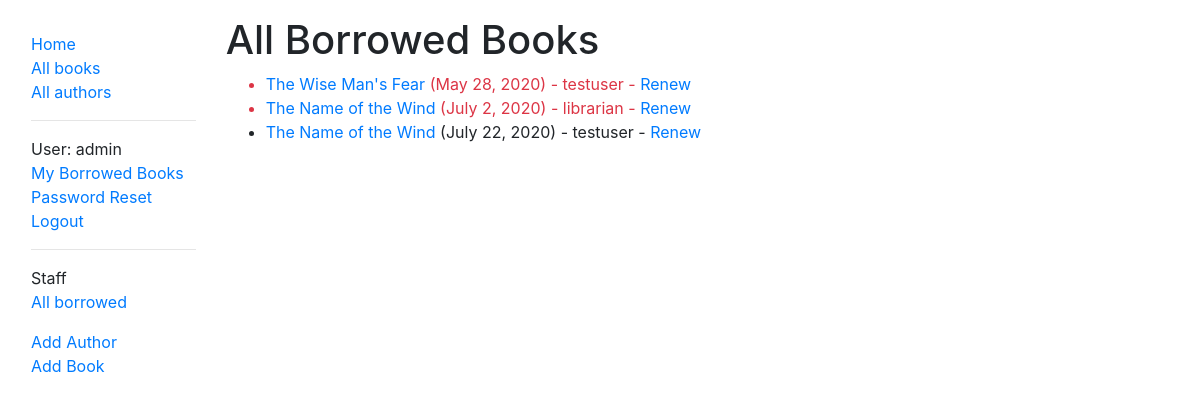
/catalog/borrowed/ (signed in), run on an earlier commit of the app's database.
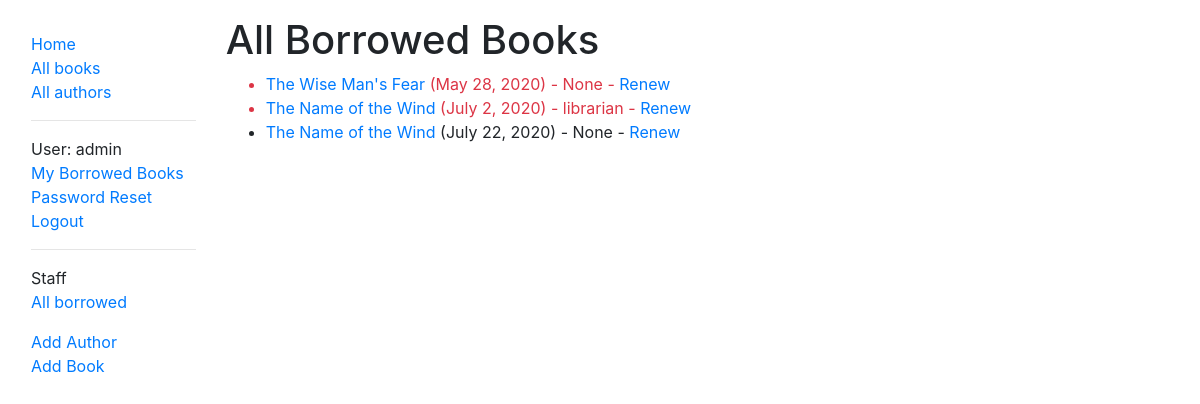
And on a later commit of the database.
### catalog/models.py (models this page shows, shortened)
class BookInstance(models.Model):
    id = models.UUIDField(primary_key=True, default=uuid.uuid4,
                          help_text='Unique ID for this particular book across whole library')
    book = models.ForeignKey(Book, on_delete=models.SET_NULL, null=True)
    imprint = models.CharField(max_length=200)
    due_back = models.DateField(null=True, blank=True)
    borrower = models.ForeignKey(
        User, on_delete=models.SET_NULL, null=True, blank=True)
    @property
    def is_overdue(self):
        if self.due_back and date.today() > self.due_back:
            return True
        return False
    LOAN_STATUS = (
        ('m', 'Maintenance'),
        ('o', 'On loan'),
        ('a', 'Available'),
        ('r', 'Reserved'),
    )
    status = models.CharField(
        max_length=1,
        choices=LOAN_STATUS,
        blank=True,
        default='m',
        help_text='Book availability',
    )
    class Meta:
        ordering = ['due_back']
        permissions = (("can_mark_returned", "Set book as returned"),)

class Book(models.Model):
    title = models.CharField(max_length=200)
    author = models.ForeignKey(Author, on_delete=models.SET_NULL, null=True)
    summary = models.TextField(
        max_length=1000, help_text='Enter a brief description of the book')
    isbn = models.CharField(
        'ISBN', max_length=13, help_text='13 Character <a href="https://www.isbn-international.org/content/what-isbn">ISBN number</a>')
    genre = models.ManyToManyField(
        Genre, help_text='Select a genre for this book')
    language = models.ForeignKey(
        Language, on_delete=models.SET_NULL, null=True)
    def display_genre(self):
        """Creates a string for the Genre. This is required to display genre in Admin."""
        return ', '.join([genre.name for genre in self.genre.all()[:3]])
    display_genre.short_description = 'Genre'

### catalog/views.py (the view)
# urls.py: path(r'borrowed/', views.LoanedBooksAllListView.as_view(), name='all-borrowed'),  # Added for challenge
class LoanedBooksAllListView(PermissionRequiredMixin, generic.ListView):
    model = BookInstance
    permission_required = 'catalog.can_mark_returned'
    template_name = 'catalog/bookinstance_list_borrowed_all.html'
    paginate_by = 10
    def get_queryset(self):
        return BookInstance.objects.filter(status__exact='o').order_by('due_back')

### templates/catalog/bookinstance_list_borrowed_all.html
{% extends "base_generic.html" %}
{% block content %}
    <h1>All Borrowed Books</h1>
    {% if bookinstance_list %}
    <ul>
      {% for bookinst in bookinstance_list %}
      <li class="{% if bookinst.is_overdue %}text-danger{% endif %}">
        <a href="{% url 'book-detail' bookinst.book.pk %}">{{bookinst.book.title}}</a>
        ({{ bookinst.due_back }}) {% if user.is_staff or perms.catalog %} - {{ bookinst.borrower }}{% endif %} {% if perms.catalog.can_mark_returned %}- <a href="{% url 'renew-book-librarian' bookinst.id %}">Renew</a>  {% endif %}
      </li>
      {% endfor %}
    </ul>
    {% else %}
      <p>There are no books borrowed.</p>
    {% endif %}
{% endblock %}

### templates/base_generic.html (shortened to what this page needs)
<!DOCTYPE html>
<html lang="en">
<head>
  <link rel="stylesheet" href="https://stackpath.bootstrapcdn.com/bootstrap/4.1.3/css/bootstrap.min.css"
>
  {% load static %}
  <link rel="stylesheet" href="{% static 'css/styles.css' %}">
</head>
<body>
  <div class="container-fluid">
    <div class="row">
      <div class="col-sm-2">
        {% block sidebar %}
        <ul class="sidebar-nav list-unstyled">
          <li><a href="{% url 'index' %}">Home</a></li>
          <li><a href="{% url 'books' %}">All books</a></li>
          <li><a href="{% url 'authors' %}">All authors</a></li>
        </ul>
        <hr>
        <ul class="sidebar-nav list-unstyled">
          {% if user.is_authenticated %}
          <li>User: {{ user.get_username }}</li>
          <li><a href="{% url 'my-borrowed' %}">My Borrowed Books</a></li>
          <li><a href="{% url 'password_reset' %}">Password Reset</a></li>
          <li><a href="{% url 'logout'%}">Logout</a></li>
          {% else %}
          <li><a href="{% url 'login' %}">Login</a></li>
          <li><a href="{% url 'register' %}">Sign-Up</a></li>
          {% endif %}
        </ul>
        {% if user.is_staff or perms.catalog %}
        <hr>
        <ul class="sidebar-nav list-unstyled">
          <li>Staff</li>
          {% if perms.catalog.can_mark_returned %}
          <li><a href="{% url 'all-borrowed' %}">All borrowed</a></li>
          {% endif %}
        </ul>
        <ul class="sidebar-nav list-unstyled">
          <li><a href="{% url 'author_create' %}">Add Author</a></li>
          <li><a href="{% url 'book_create' %}">Add Book</a></li>
        </ul>
        {% endif %}
        {% endblock %}
      </div>
      <div class="col-sm-10 ">{% block content %}{% endblock %}
      </div>
    </div>
  </div>
</body>
</html>

### static/css/styles.css (style rules this page uses)
:root { padding: 1rem; }
.sidebar-nav { margin-top: 1rem; padding: 0; list-style: none; }

What changed in the data, as far as the page shows it:
changed BookInstance "May 28, 2020": borrower "testuser" → "None"
changed BookInstance "July 22, 2020": borrower "testuser" → "None"
